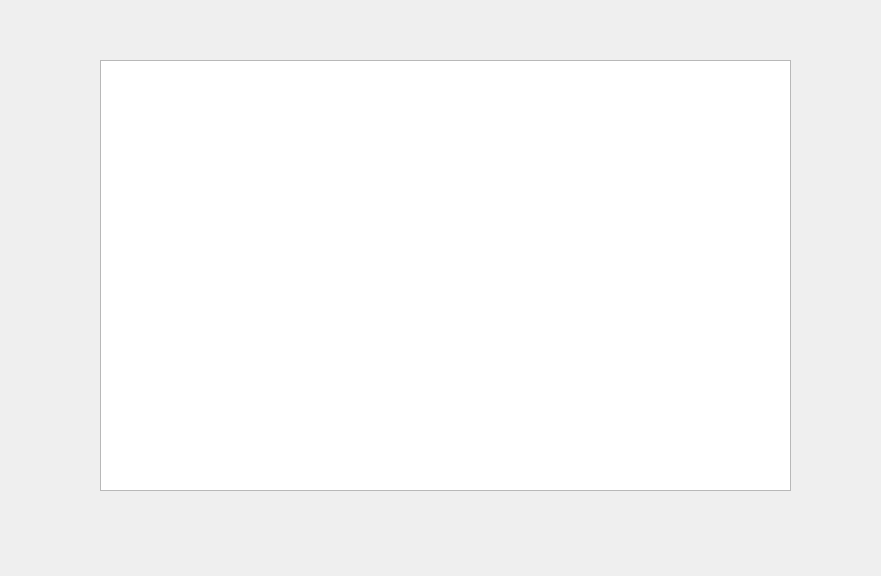
<?xml version="1.0" encoding="UTF-8"?>
<ui version="4.0">
 <class>history</class>
 <widget class="QWidget" name="history">
  <property name="geometry">
   <rect>
    <x>0</x>
    <y>0</y>
    <width>881</width>
    <height>576</height>
   </rect>
  </property>
  <property name="windowTitle">
   <string>Form</string>
  </property>
  <widget class="QTextBrowser" name="browser">
   <property name="geometry">
    <rect>
     <x>100</x>
     <y>60</y>
     <width>691</width>
     <height>431</height>
    </rect>
   </property>
  </widget>
 </widget>
 <resources/>
 <connections/>
</ui>
